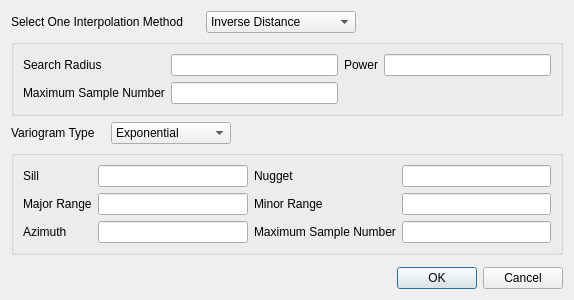
<?xml version="1.0" encoding="UTF-8"?>
<ui version="4.0">
 <class>DlgLFMInterpolation</class>
 <widget class="QDialog" name="DlgLFMInterpolation">
  <property name="geometry">
   <rect>
    <x>0</x>
    <y>0</y>
    <width>574</width>
    <height>300</height>
   </rect>
  </property>
  <property name="windowTitle">
   <string>Dialog</string>
  </property>
  <layout class="QGridLayout" name="gridLayout_2">
   <item row="0" column="0">
    <layout class="QHBoxLayout" name="horizontalLayout">
     <item>
      <widget class="QLabel" name="m_labelkriging">
       <property name="sizePolicy">
        <sizepolicy hsizetype="Preferred" vsizetype="Fixed">
         <horstretch>0</horstretch>
         <verstretch>0</verstretch>
        </sizepolicy>
       </property>
       <property name="text">
        <string>Select One Interpolation Method     </string>
       </property>
      </widget>
     </item>
     <item>
      <widget class="QComboBox" name="m_pCombMethod">
       <property name="minimumSize">
        <size>
         <width>150</width>
         <height>0</height>
        </size>
       </property>
       <item>
        <property name="text">
         <string>Inverse Distance</string>
        </property>
       </item>
       <item>
        <property name="text">
         <string>Global Kriging</string>
        </property>
       </item>
       <item>
        <property name="text">
         <string>Ordinary Kriging</string>
        </property>
       </item>
      </widget>
     </item>
     <item>
      <spacer name="horizontalSpacer">
       <property name="orientation">
        <enum>Qt::Horizontal</enum>
       </property>
       <property name="sizeHint" stdset="0">
        <size>
         <width>40</width>
         <height>20</height>
        </size>
       </property>
      </spacer>
     </item>
    </layout>
   </item>
   <item row="1" column="0">
    <widget class="QGroupBox" name="m_pGroupIDP">
     <property name="title">
      <string/>
     </property>
     <layout class="QGridLayout" name="gridLayout_3">
      <item row="0" column="1">
       <widget class="QLineEdit" name="m_pSearchRadius"/>
      </item>
      <item row="0" column="0">
       <widget class="QLabel" name="label_9">
        <property name="text">
         <string>Search Radius</string>
        </property>
       </widget>
      </item>
      <item row="0" column="2">
       <widget class="QLabel" name="label_11">
        <property name="text">
         <string>Power</string>
        </property>
       </widget>
      </item>
      <item row="1" column="0">
       <widget class="QLabel" name="label_10">
        <property name="text">
         <string>Maximum Sample Number</string>
        </property>
       </widget>
      </item>
      <item row="0" column="3">
       <widget class="QLineEdit" name="m_pPower"/>
      </item>
      <item row="1" column="1">
       <widget class="QLineEdit" name="m_pIDPMaximumSampleNumber"/>
      </item>
     </layout>
     <zorder>label_9</zorder>
     <zorder>label_10</zorder>
     <zorder>label_11</zorder>
     <zorder>m_pSearchRadius</zorder>
     <zorder>m_pPower</zorder>
     <zorder>m_pIDPMaximumSampleNumber</zorder>
    </widget>
   </item>
   <item row="2" column="0">
    <layout class="QHBoxLayout" name="horizontalLayout_2">
     <item>
      <widget class="QLabel" name="m_pLabelVariogram">
       <property name="text">
        <string>Variogram Type   </string>
       </property>
      </widget>
     </item>
     <item>
      <widget class="QComboBox" name="m_pCombVariogram">
       <property name="minimumSize">
        <size>
         <width>120</width>
         <height>0</height>
        </size>
       </property>
       <item>
        <property name="text">
         <string>Exponential</string>
        </property>
       </item>
       <item>
        <property name="text">
         <string>Gaussian</string>
        </property>
       </item>
       <item>
        <property name="text">
         <string>Spherical</string>
        </property>
       </item>
      </widget>
     </item>
     <item>
      <spacer name="horizontalSpacer_2">
       <property name="orientation">
        <enum>Qt::Horizontal</enum>
       </property>
       <property name="sizeHint" stdset="0">
        <size>
         <width>40</width>
         <height>20</height>
        </size>
       </property>
      </spacer>
     </item>
    </layout>
   </item>
   <item row="3" column="0">
    <widget class="QGroupBox" name="m_pGroupKriging">
     <property name="title">
      <string/>
     </property>
     <layout class="QGridLayout" name="gridLayout">
      <item row="0" column="0">
       <widget class="QLabel" name="label_3">
        <property name="text">
         <string>Sill</string>
        </property>
       </widget>
      </item>
      <item row="0" column="1">
       <widget class="QLineEdit" name="m_pSill"/>
      </item>
      <item row="0" column="2">
       <widget class="QLabel" name="label_4">
        <property name="text">
         <string>Nugget</string>
        </property>
       </widget>
      </item>
      <item row="0" column="3">
       <widget class="QLineEdit" name="m_pNugget"/>
      </item>
      <item row="1" column="0">
       <widget class="QLabel" name="label_5">
        <property name="text">
         <string>Major Range</string>
        </property>
       </widget>
      </item>
      <item row="1" column="1">
       <widget class="QLineEdit" name="m_pMajorRange"/>
      </item>
      <item row="1" column="2">
       <widget class="QLabel" name="label_7">
        <property name="text">
         <string>Minor Range</string>
        </property>
       </widget>
      </item>
      <item row="1" column="3">
       <widget class="QLineEdit" name="m_pMinorRange"/>
      </item>
      <item row="2" column="0">
       <widget class="QLabel" name="label_6">
        <property name="text">
         <string>Azimuth</string>
        </property>
       </widget>
      </item>
      <item row="2" column="1">
       <widget class="QLineEdit" name="m_pAzimuth"/>
      </item>
      <item row="2" column="2">
       <widget class="QLabel" name="label_8">
        <property name="text">
         <string>Maximum Sample Number</string>
        </property>
       </widget>
      </item>
      <item row="2" column="3">
       <widget class="QLineEdit" name="m_pKMaximumSampleNumber"/>
      </item>
     </layout>
    </widget>
   </item>
   <item row="4" column="0">
    <spacer name="verticalSpacer">
     <property name="orientation">
      <enum>Qt::Vertical</enum>
     </property>
     <property name="sizeHint" stdset="0">
      <size>
       <width>20</width>
       <height>24</height>
      </size>
     </property>
    </spacer>
   </item>
   <item row="5" column="0">
    <widget class="QDialogButtonBox" name="buttonBox">
     <property name="orientation">
      <enum>Qt::Horizontal</enum>
     </property>
     <property name="standardButtons">
      <set>QDialogButtonBox::Cancel|QDialogButtonBox::Ok</set>
     </property>
    </widget>
   </item>
  </layout>
 </widget>
 <resources/>
 <connections>
  <connection>
   <sender>buttonBox</sender>
   <signal>accepted()</signal>
   <receiver>DlgLFMInterpolation</receiver>
   <slot>accept()</slot>
   <hints>
    <hint type="sourcelabel">
     <x>248</x>
     <y>254</y>
    </hint>
    <hint type="destinationlabel">
     <x>157</x>
     <y>274</y>
    </hint>
   </hints>
  </connection>
  <connection>
   <sender>buttonBox</sender>
   <signal>rejected()</signal>
   <receiver>DlgLFMInterpolation</receiver>
   <slot>reject()</slot>
   <hints>
    <hint type="sourcelabel">
     <x>316</x>
     <y>260</y>
    </hint>
    <hint type="destinationlabel">
     <x>286</x>
     <y>274</y>
    </hint>
   </hints>
  </connection>
 </connections>
</ui>
